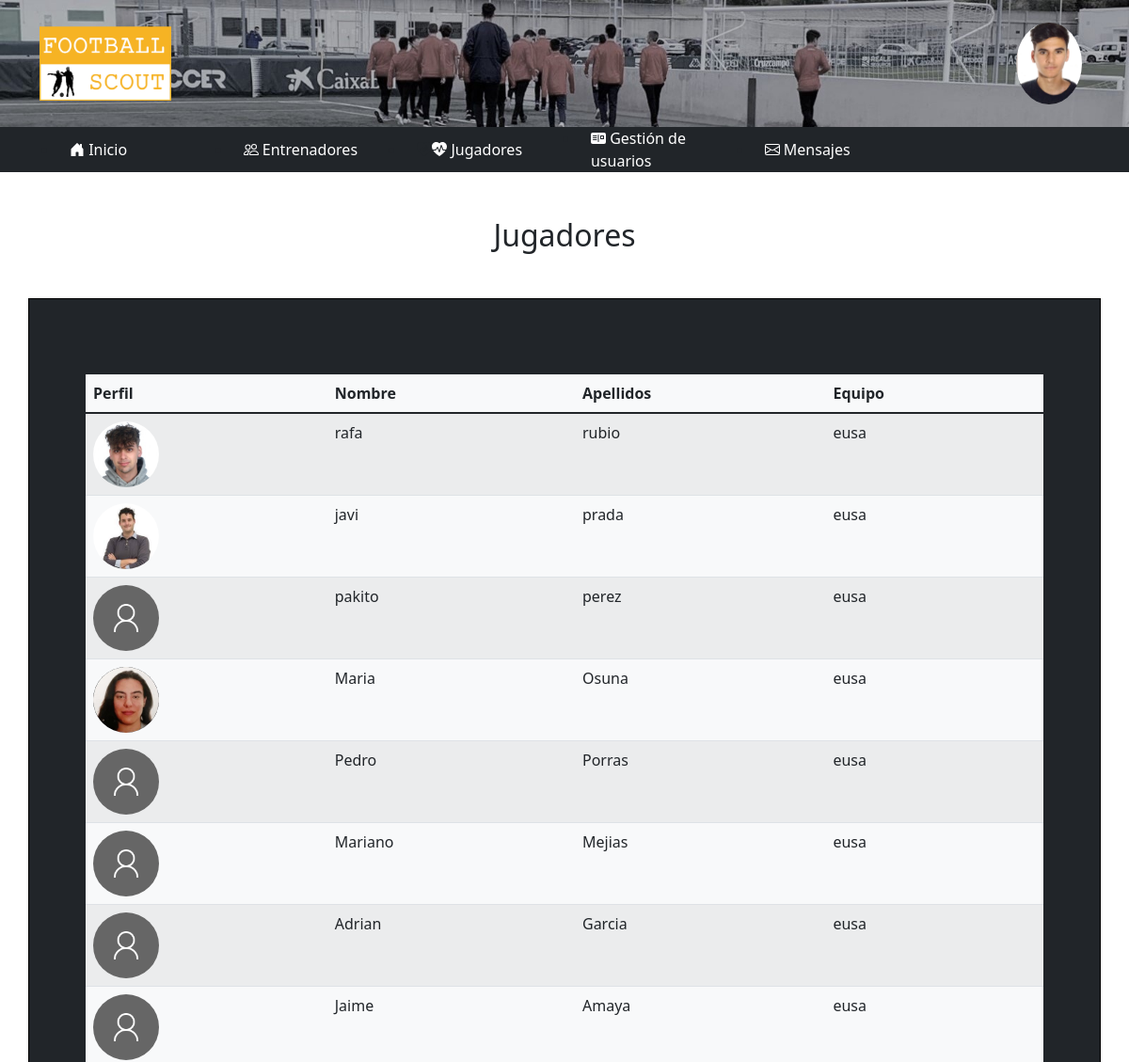
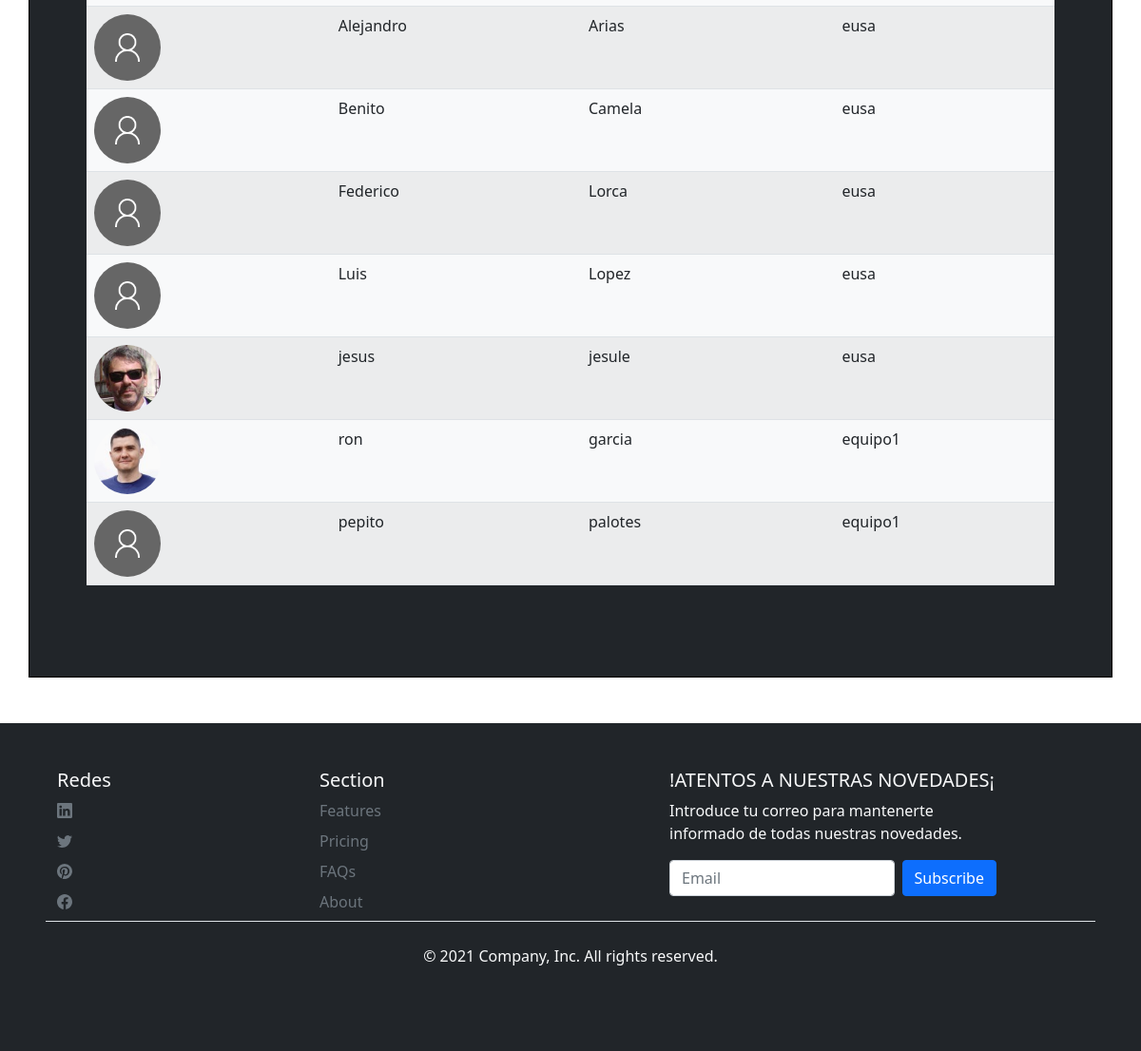
Page /admin/jugadores.php on the committed database (2 pictures, top to bottom).
### tables this page shows
CREATE TABLE `jugadores` (
  `id` tinyint(4) NOT NULL,
  `id_equipo` tinyint(4) NOT NULL,
  `nombre` varchar(20) NOT NULL,
  `apellidos` varchar(40) NOT NULL,
  `apodo` varchar(20) NOT NULL,
  `dorsal` tinyint(2) NOT NULL DEFAULT 0,
  `pos` set('Portero','Defensa','Mediocentro','Delantero') NOT NULL DEFAULT 'Mediocentro',
  `foto` text NOT NULL,
  `partidos` int(2) NOT NULL DEFAULT 0,
  `minutos` int(4) NOT NULL DEFAULT 0,
  `goles` int(2) NOT NULL,
  `asistencias` int(2) NOT NULL,
  `tarjetaAmarilla` int(2) NOT NULL,
  `tarjetaRoja` int(2) NOT NULL
);

CREATE TABLE `equipos` (
  `id` tinyint(4) NOT NULL,
  `club` varchar(20) NOT NULL,
  `categoria` set('senior','juvenil','cadete','infantil') NOT NULL,
  `nivel` varchar(1) DEFAULT NULL
);

### php/databaseManagement.inc.php (called while the page is built, shortened)
<?php
    function obtenerEquipo($id){
        try {
            $con = new PDO("mysql:host=" . $GLOBALS['servidor'] . ";dbname=" . $GLOBALS['baseDatos'], $GLOBALS['user'], $GLOBALS['pass']);
            $sql = $con->prepare("SELECT * from equipos WHERE id=:id");
            $sql->bindParam(":id", $id);
            $sql->execute();
            $row = $sql->fetch(PDO::FETCH_ASSOC);
            return $row;
        } catch (PDOException $e) {
            header("location: /php/error.html");
        }
    }
    function obtenerJugadores(){
        try {
            $con = new PDO("mysql:host=" . $GLOBALS['servidor'] . ";dbname=" . $GLOBALS['baseDatos'], $GLOBALS['user'], $GLOBALS['pass']);
            $sql = $con->prepare("SELECT * from jugadores");
            $sql->execute();
            $miArray = [];
            while ($row = $sql->fetch(PDO::FETCH_ASSOC)) {
                $miArray[] = $row;
            }
        } catch (PDOException $e) {
            header("location: /php/error.html");
        }
        return $miArray;
    }
?>

### admin/jugadores.php (the view, shortened to what this page needs)
<!doctype html>
<html lang="en">
<head>
    <link rel="stylesheet" href="../css/bootstrap.min.css">
    <link rel="stylesheet" href="../css/headers.css">
    <link rel="stylesheet" href="../css/footers.css">
    <link rel="stylesheet" href="../css/entrenador.css">
</head>
<body>
    <div class="container-fluid" style="background-image: url('../img/banner.jpg');background-repeat: no-repeat;background-size: cover; height: auto;">
        <div class="container">
            <header class="d-flex flex-wrap align-items-center justify-content-center justify-content-md-between py-3">
                <a href="index.php" class="d-flex align-items-center col-md-3 mb-2 mb-md-0 text-dark text-decoration-none">
                    <img src="../img/logo.png" class="bi me-2" width="140">
                </a>
                <div class="col-md-3 text-end">
                    <button type="button" class="bg-transparent border-transparent" data-bs-toggle="modal" data-bs-target="#staticBackdrop">
                        <img src="../img/jesus.jpg" alt="entrenador" width="70" class="rounded-circle">
                    </button>
                </div>
            </header>
        </div>
    </div>
    <nav class="container-fluid bg-dark">
        <div class="container">
            <ul class="row">
                <li class="col-2">
                    <a href="index.php">
                       Inicio</a>
                </li>
                <li class="col-2">
                    <a href="entrenadores.php">
                   Entrenadores</a>
                </li>
                <li class="col-2">
                      <a href="jugadores.php">  Jugadores</a></li>
                <li class="col-2">
                    <a href="usuarios.php">  Gestión de usuarios</a></li>
                <li class="col-2">
                    <a href="mensajes.html">  Mensajes</a></li>
            </ul>
        </div>
    </nav>
    <section>
        <h2 class="text-center my-5">Jugadores</h2>
        <article class="container bg-dark mb-5">
            <div class="container p-5">
                <table class="table table-striped table-hover bg-light">
                    <thead>
                        <tr>
                            <th scope="col">Perfil</th>
                            <th scope="col">Nombre</th>
                            <th scope="col">Apellidos</th>
                            <th scope="col">Equipo</th>
                        </tr>
                    </thead>
                    <tbody>
                        <?php include "../php/databaseManagement.inc.php";
                            $listaJugadores = obtenerJugadores();
                            for ($i=0;$i<sizeof($listaJugadores);$i++){
                                $foto = $listaJugadores[$i]['foto'];
                                echo "<tr>";
                                echo "<td><img width='70' class='rounded-circle' src='../img/".$foto."'></td>";
                                echo "<td>".$listaJugadores[$i]['nombre']."</td>";
                                echo "<td>".$listaJugadores[$i]['apellidos']."</td>";
                                echo "<td>".obtenerEquipo($listaJugadores[$i]['id_equipo'])['club']."</td>";
                                echo "</tr>";
                            }
                        ?>
                    </tbody>
                </table>
            </div>
        </article>
    </section>
    <footer class="container-fluid bg-dark text-light p-5">
        <div class="container">
            <div class="row">
                <div class="col-3">
                    <h5>Redes</h5>
                    <ul class="nav flex-column">
                        <li class="nav-item mb-2">
                            <a href="#" class="nav-link p-0 text-muted">
                            </a>
                        </li>
                        <li class="nav-item mb-2">
                            <a href="#" class="nav-link p-0 text-muted">
                            </a>
                        </li>
                        <li class="nav-item mb-2">
                            <a href="#" class="nav-link p-0 text-muted">
                            </a>
                        </li>
                        <li class="nav-item mb-2">
                            <a href="#" class="nav-link p-0 text-muted">
                            </a>
                        </li>
                    </ul>
                </div>
                <div class="col-3">
                    <h5>Section</h5>
                    <ul class="nav flex-column">
                        <li class="nav-item mb-2"><a href="#" class="nav-link p-0 text-muted">Features</a></li>
                        <li class="nav-item mb-2"><a href="#" class="nav-link p-0 text-muted">Pricing</a></li>
                        <li class="nav-item mb-2"><a href="#" class="nav-link p-0 text-muted">FAQs</a></li>
                        <li class="nav-item mb-2"><a href="#" class="nav-link p-0 text-muted">About</a></li>
                    </ul>
                </div>
                <div class="col-4 offset-1">
                    <form>
                        <h5>!ATENTOS A NUESTRAS NOVEDADES¡</h5>
                        <p>Introduce tu correo para mantenerte informado de todas nuestras novedades.</p>
                        <div class="d-flex w-100 gap-2">
                            <input id="newsletter1" type="text" class="form-control" placeholder="Email">
                            <button class="btn btn-primary" type="button">Subscribe</button>
                        </div>
                    </form>
                </div>
            </div>
        </div>
        <div class="d-flex justify-content-center py-4 border-top">
            <p>&copy; 2021 Company, Inc. All rights reserved.</p>
        </div>
    </footer>
</body>
</html>

### css/headers.css (style rules this page uses)
.bi { vertical-align: -.125em; fill: currentColor; }

### css/footers.css (style rules this page uses)
.bi { vertical-align: -.125em; fill: currentColor; }

### css/entrenador.css (style rules this page uses)
button { background-color: #ffc04b; border: #ffc04b; color: white; border-radius: 0.2em; padding: 0.5em; font-weight: 700; }
nav ul { height: 3em; -webkit-box-align: center; -ms-flex-align: center; align-items: center; }
nav ul a { color: white; text-decoration: none; }
article { border: 1px solid black; padding: 2em; }

### rows in the picture
jugadores: foto (picture), nombre "rafa", apellidos "rubio", id_equipo.club "eusa"
jugadores: foto (picture), nombre "javi", apellidos "prada", id_equipo.club "eusa"
jugadores: foto (placeholder picture), nombre "pakito", apellidos "perez", id_equipo.club "eusa"
jugadores: foto (picture), nombre "Maria", apellidos "Osuna", id_equipo.club "eusa"
jugadores: foto (placeholder picture), nombre "Pedro", apellidos "Porras", id_equipo.club "eusa"
jugadores: foto (placeholder picture), nombre "Mariano", apellidos "Mejias", id_equipo.club "eusa"
jugadores: foto (placeholder picture), nombre "Adrian", apellidos "Garcia", id_equipo.club "eusa"
jugadores: foto (placeholder picture), nombre "Jaime", apellidos "Amaya", id_equipo.club "eusa"
jugadores: foto (placeholder picture), nombre "Alejandro", apellidos "Arias", id_equipo.club "eusa"
jugadores: foto (placeholder picture), nombre "Benito", apellidos "Camela", id_equipo.club "eusa"
jugadores: foto (placeholder picture), nombre "Federico", apellidos "Lorca", id_equipo.club "eusa"
jugadores: foto (placeholder picture), nombre "Luis", apellidos "Lopez", id_equipo.club "eusa"
jugadores: foto (picture), nombre "jesus", apellidos "jesule", id_equipo.club "eusa"
jugadores: foto (picture), nombre "ron", apellidos "garcia", id_equipo.club "equipo1"
jugadores: foto (placeholder picture), nombre "pepito", apellidos "palotes", id_equipo.club "equipo1"
